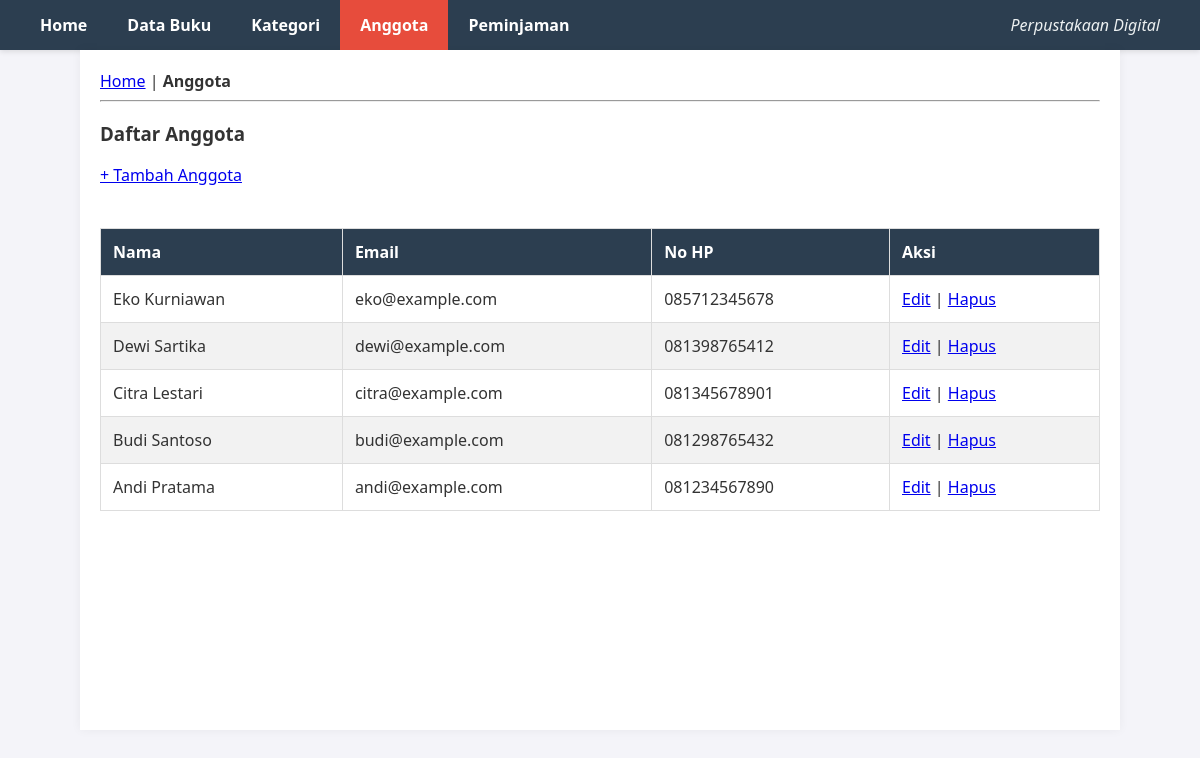
The page /db_tp10/index.php?page=members on the database its author committed.
### tables this page shows
CREATE TABLE `members` (
  `id` int(11) NOT NULL,
  `name` varchar(100) NOT NULL,
  `email` varchar(100) NOT NULL,
  `phone` varchar(20) DEFAULT NULL
);

### db_tp10/viewmodels/MemberViewModel.php (called while the page is built, shortened)
<?php
require_once 'models/Member.php';
require_once 'config/db.php';
class MemberViewModel {
    private $model;
    public function __construct() {
        $database = new Database();
        $this->model = new Member($database->getConnection());
    }
    public function showList() {
        return $this->model->read()->fetchAll(PDO::FETCH_ASSOC);
    }
}
?>

### db_tp10/config/db.php (called while the page is built, shortened)
<?php
class Database {
    private $host = "localhost";
    private $db_name = "db_tp10";
    private $username = "root";
    private $password = "";
    public function getConnection() {
        $this->conn = null;
        try {
            $this->conn = new PDO("mysql:host=" . $this->host . ";dbname=" . $this->db_name, $this->username, $this->password);
            $this->conn->setAttribute(PDO::ATTR_ERRMODE, PDO::ERRMODE_EXCEPTION);
        } catch(PDOException $exception) {
            echo "Connection error: " . $exception->getMessage();
        }
        return $this->conn;
    }
}
?>

### db_tp10/models/Member.php (called while the page is built, shortened)
<?php
class Member {
    private $conn;
    private $table_name = "members";
    public function __construct($db) {
        $this->conn = $db;
    }
    public function read() {
        $query = "SELECT * FROM " . $this->table_name . " ORDER BY id DESC";
        $stmt = $this->conn->prepare($query);
        $stmt->execute();
        return $stmt;
    }
}
?>

### db_tp10/views/member_list.php (the view)
<!DOCTYPE html>
<html>
<head><title>Daftar Anggota</title></head>
<body>
    <a href="index.php">Home</a> | <b>Anggota</b>
    <hr>
    <h3>Daftar Anggota</h3>
    <a href="index.php?page=member_create">+ Tambah Anggota</a>
    <br><br>
    <table border="1" cellpadding="10" cellspacing="0">
        <thead>
            <tr><th>Nama</th><th>Email</th><th>No HP</th><th>Aksi</th></tr>
        </thead>
        <tbody>
            <?php foreach($members as $row): ?>
            <tr>
                <td><?= $row['name'] ?></td>
                <td><?= $row['email'] ?></td>
                <td><?= $row['phone'] ?></td>
                <td>
                    <a href="index.php?page=member_edit&id=<?= $row['id'] ?>">Edit</a> |
                    <a href="index.php?action=member_delete&id=<?= $row['id'] ?>" onclick="return confirm('Hapus?')">Hapus</a>
                </td>
            </tr>
            <?php endforeach; ?>
        </tbody>
    </table>
</body>
</html>

### db_tp10/index.php (style rules this page uses)
body { font-family: 'Segoe UI', Tahoma, Geneva, Verdana, sans-serif; margin: 0; padding: 0; background-color: #f4f4f9; color: #333; }
table { width: 100%; border-collapse: collapse; margin-top: 20px; }
table, th, td { border: 1px solid #ddd; }
th, td { padding: 12px; text-align: left; }
th { background-color: #2c3e50; color: white; }
tr:nth-child(even) { background-color: #f2f2f2; }

### rows shown on the page
members: name "Eko Kurniawan", email "eko@example.com", phone "085712345678"
members: name "Dewi Sartika", email "dewi@example.com", phone "081398765412"
members: name "Citra Lestari", email "citra@example.com", phone "081345678901"
members: name "Budi Santoso", email "budi@example.com", phone "081298765432"
members: name "Andi Pratama", email "andi@example.com", phone "081234567890"
